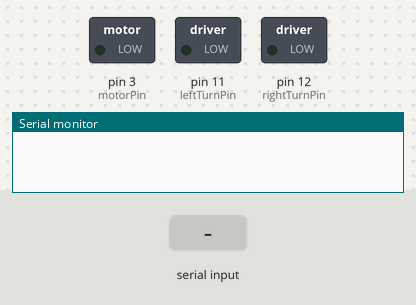
Bench run of a sketch on a simulated Arduino Uno, built with avr-gcc and run on an emulated ATmega328P. Shown: switched loads named in the sketch (green lamp = pin HIGH), the last lines printed to the serial monitor. The inputs (shaded band) are chosen by the test bench.

Above: at 1.2 s.
1.3 s: "90,45\n" received over Serial
At 1.9 s:
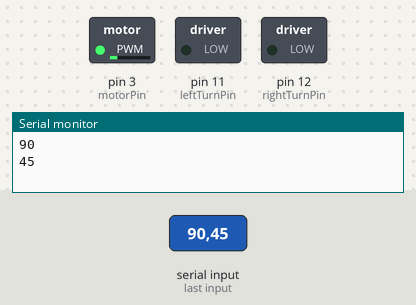
3.8 s: "C90\n" received over the second serial link
At 5.0 s:
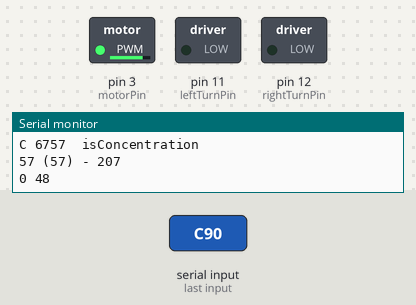
5.3 s: "30,150\n" received over Serial
At 6.1 s:
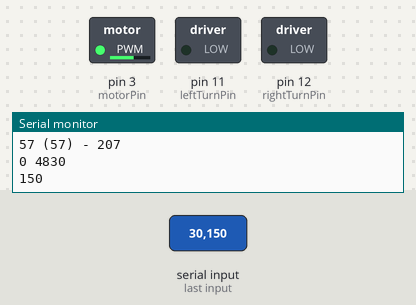
Timing chart, 0 to 8.3 s (numbered marks = the images above; inputs shaded):
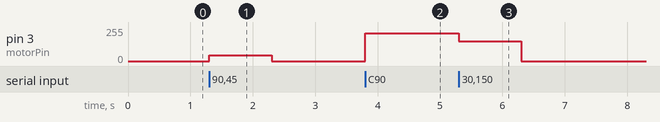

The sketch:

engine_fine_control.ino
```cpp
/*
Control a DC motor
 */
#include<SoftwareSerial.h>

const int motorPin = 3;
const int inputPin = 13;
const int leftTurnPin = 11;
const int rightTurnPin = 12;
const int softSerialRxPin = 8; // 16 = MOSI
const int softSerialTxPin = 9; // 15 = SCK, but this is never used
SoftwareSerial BTSerial(softSerialRxPin, softSerialTxPin);

const byte ZERO_BYTE = B0;

boolean isEngineEnabled = true;

void setup()
{
    pinMode(motorPin, OUTPUT);
    pinMode(inputPin, INPUT);
    pinMode(leftTurnPin, OUTPUT);
    digitalWrite(leftTurnPin, LOW);
    pinMode(rightTurnPin, OUTPUT);
    digitalWrite(rightTurnPin, LOW);
    Serial.begin(57600);
    BTSerial.begin(38400);
    BTSerial.listen();
}

int getBit(byte b, int bitNumber)
{
    //Returns the value of the bitNumber-th bit of the given byte.
    return (b >> bitNumber) & 1;
}

boolean isTelemetryByte(byte b)
{
    // Checks if the given byte is a telemetry one (returns True) or something else (returns False).
    return (getBit(b, 6) and getBit(b, 7));
}

void handleTelemetryByte(byte telemetry)
{
    // Parsing telemetry
    int isEngineOn = getBit(telemetry, 0);
    int isSteeringLeft = getBit(telemetry, 1);
    int isSteeringRight = getBit(telemetry, 2);
    if (isEngineOn)
    {
      Serial.print("E,");
      isEngineEnabled = true;
    }
    else
    {
      Serial.print("-,");
      isEngineEnabled = false;
    }
    if (isSteeringLeft)
    {
      Serial.print("L,");
      digitalWrite(leftTurnPin, HIGH);
    }
    else
    {
      Serial.print("-,");
      digitalWrite(leftTurnPin, LOW);
    }
    if (isSteeringRight)
    {
      Serial.print("R");
      digitalWrite(rightTurnPin, HIGH);
    }
    else
    {
      Serial.print("-");
      digitalWrite(rightTurnPin, LOW);
    }
}

void handleConcentrationByte(byte incomingByte)
{
    int conc = incomingByte & 0x7f;
    int speed = 0;
    int concThreshold = 25;
    int speedThreshold = 180;
    int maxSpeed = 245;
    if (conc < concThreshold)
    {
      speed = map(conc, 0, concThreshold, 0, speedThreshold);
    }
    else
    {
      speed = map(conc, concThreshold, 100, speedThreshold, maxSpeed);
    }
    Serial.print(conc);
    Serial.print(" (");
    Serial.print(conc);
    Serial.print(")");
    Serial.print(" - ");
    Serial.println(speed);
    if (!isEngineEnabled)
    {
      analogWrite(motorPin, 0);
    }
    else if (speed >= 0
      && speed <= 255)
    {
        analogWrite(motorPin, speed);
    }
}

void controlFromSerial()
{
    if (Serial.available())
    {
        int speed = Serial.parseInt();
        Serial.println(speed);
        if (speed >= 0 && speed <= 255)
        {
            analogWrite(motorPin, speed);
        }
    }
}

void controlFromBTSerial()
{
    if (BTSerial.available() >= 2) // We are waiting for 2 bytes to arrive: type + payload
    {
        int type = BTSerial.read();
        Serial.print((char) type); //debug
        Serial.print(' '); //debug
        Serial.print((int) type); //debug
        byte payload;
        if (type == 'T')
        {
          payload = BTSerial.read();
          Serial.print(payload); //debug
          if (isTelemetryByte(payload))
          {
            Serial.println("\tisTelemetry"); //debug
            handleTelemetryByte(payload);
          }
        }
        else if (type == 'C')
        {
          payload = BTSerial.read();
          Serial.print(payload); //debug
          Serial.println("\tisConcentration"); //debug
          handleConcentrationByte(payload);
        }
    }
}

void loop()
{
    controlFromSerial();
    controlFromBTSerial();
}
```

Measured:
- after the input at 1.3 s, pin 3 (motorPin): 0/255 → 45/255 at once, → 0/255 1.0 s later
- after the input at 3.8 s, pin 3 (motorPin): 0/255 → 207/255 at once
- after the input at 5.3 s, pin 3 (motorPin): 207/255 → 150/255 at once, → 0/255 1.0 s later
